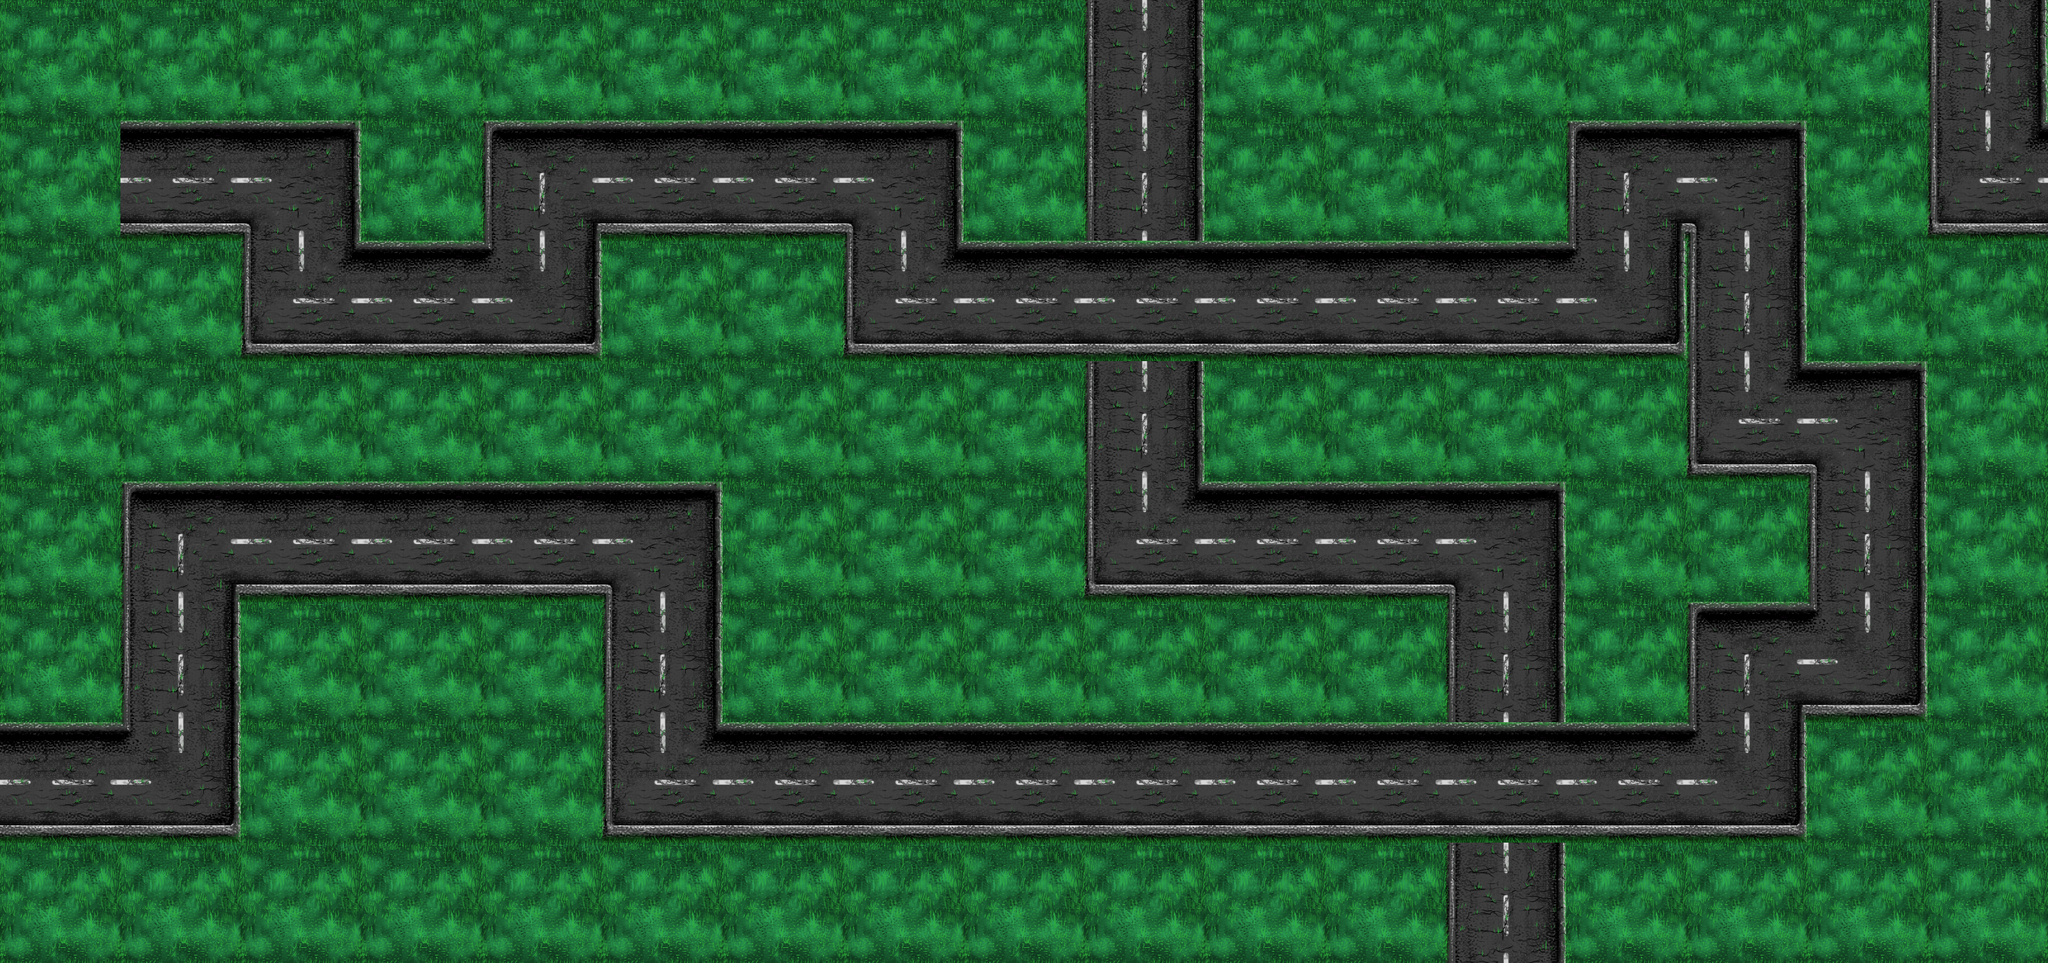

A 2D game scene composited from a Tiled map and its tileset images. What follows is a short description and the map's XML, with each tile layer's data collapsed to a summary:
An orthogonal 17x8 tile map with 160x160 px tiles, 2 tile layers (floor, walls) and 22 objects (20x move, end, spawn).

<map version="1.2" tiledversion="1.3.4" orientation="orthogonal" renderorder="right-down" width="17" height="8" tilewidth="160" tileheight="160" infinite="0" nextlayerid="4" nextobjectid="38">
 <editorsettings>
  <export target="level_2.json" format="json" />
 </editorsettings>
 <tileset firstgid="1" name="1" tilewidth="160" tileheight="160" tilecount="9" columns="3">
  <image source="1.png" width="480" height="480" />
 </tileset>
 <layer id="1" name="floor" width="17" height="8">
  <data>[136 cells, 55 non-empty, 7 distinct tile ids]</data>
 </layer>
 <layer id="2" name="walls" width="17" height="8">
  <data>[136 cells, 81 non-empty, 1 distinct tile ids]</data>
 </layer>
 <objectgroup id="3" name="path">
  <object id="14" type="move" x="195" y="996" width="85" height="66">
   <properties>
    <property name="count" type="int" value="1" />
   </properties>
  </object>
  <object id="15" type="move" x="198.5" y="683" width="85" height="66">
   <properties>
    <property name="count" type="int" value="2" />
   </properties>
  </object>
  <object id="18" type="move" x="833.5" y="691" width="85" height="66">
   <properties>
    <property name="count" type="int" value="3" />
   </properties>
  </object>
  <object id="19" type="move" x="843.5" y="1006" width="85" height="66">
   <properties>
    <property name="count" type="int" value="4" />
   </properties>
  </object>
  <object id="20" type="move" x="1309.5" y="995" width="85" height="66">
   <properties>
    <property name="count" type="int" value="5" />
   </properties>
  </object>
  <object id="21" type="move" x="2279.14" y="1007.3" width="85" height="66">
   <properties>
    <property name="count" type="int" value="6" />
   </properties>
  </object>
  <object id="22" type="move" x="2273.68" y="844.879" width="85" height="66">
   <properties>
    <property name="count" type="int" value="7" />
   </properties>
  </object>
  <object id="23" type="move" x="2440.35" y="838.273" width="85" height="66">
   <properties>
    <property name="count" type="int" value="8" />
   </properties>
  </object>
  <object id="24" type="move" x="2438.05" y="525.121" width="85" height="66">
   <properties>
    <property name="count" type="int" value="9" />
   </properties>
  </object>
  <object id="25" type="move" x="2281.5" y="528.636" width="85" height="66">
   <properties>
    <property name="count" type="int" value="10" />
   </properties>
  </object>
  <object id="26" type="move" x="2277.68" y="204.394" width="85" height="66">
   <properties>
    <property name="count" type="int" value="11" />
   </properties>
  </object>
  <object id="27" type="move" x="2115.14" y="207" width="85" height="66">
   <properties>
    <property name="count" type="int" value="12" />
   </properties>
  </object>
  <object id="28" name="endPoint" type="end" x="58" y="228">
   <point />
  </object>
  <object id="29" type="move" x="2111.5" y="361" width="85" height="66">
   <properties>
    <property name="count" type="int" value="13" />
   </properties>
  </object>
  <object id="30" type="move" x="1173.14" y="366.03" width="85" height="66">
   <properties>
    <property name="count" type="int" value="13" />
   </properties>
  </object>
  <object id="31" type="move" x="1162.59" y="207" width="85" height="66">
   <properties>
    <property name="count" type="int" value="14" />
   </properties>
  </object>
  <object id="32" type="move" x="676.409" y="208.333" width="85" height="66">
   <properties>
    <property name="count" type="int" value="15" />
   </properties>
  </object>
  <object id="33" type="move" x="684.773" y="362.394" width="85" height="66">
   <properties>
    <property name="count" type="int" value="16" />
   </properties>
  </object>
  <object id="34" type="move" x="362.591" y="360.939" width="85" height="66">
   <properties>
    <property name="count" type="int" value="17" />
   </properties>
  </object>
  <object id="35" type="move" x="350.591" y="212.818" width="85" height="66">
   <properties>
    <property name="count" type="int" value="18" />
   </properties>
  </object>
  <object id="36" type="move" x="25.6212" y="209.424" width="85" height="66">
   <properties>
    <property name="count" type="int" value="19" />
   </properties>
  </object>
  <object id="37" name="spawnPoint" type="spawn" x="-92.8485" y="1041.45">
   <point />
  </object>
 </objectgroup>
</map>